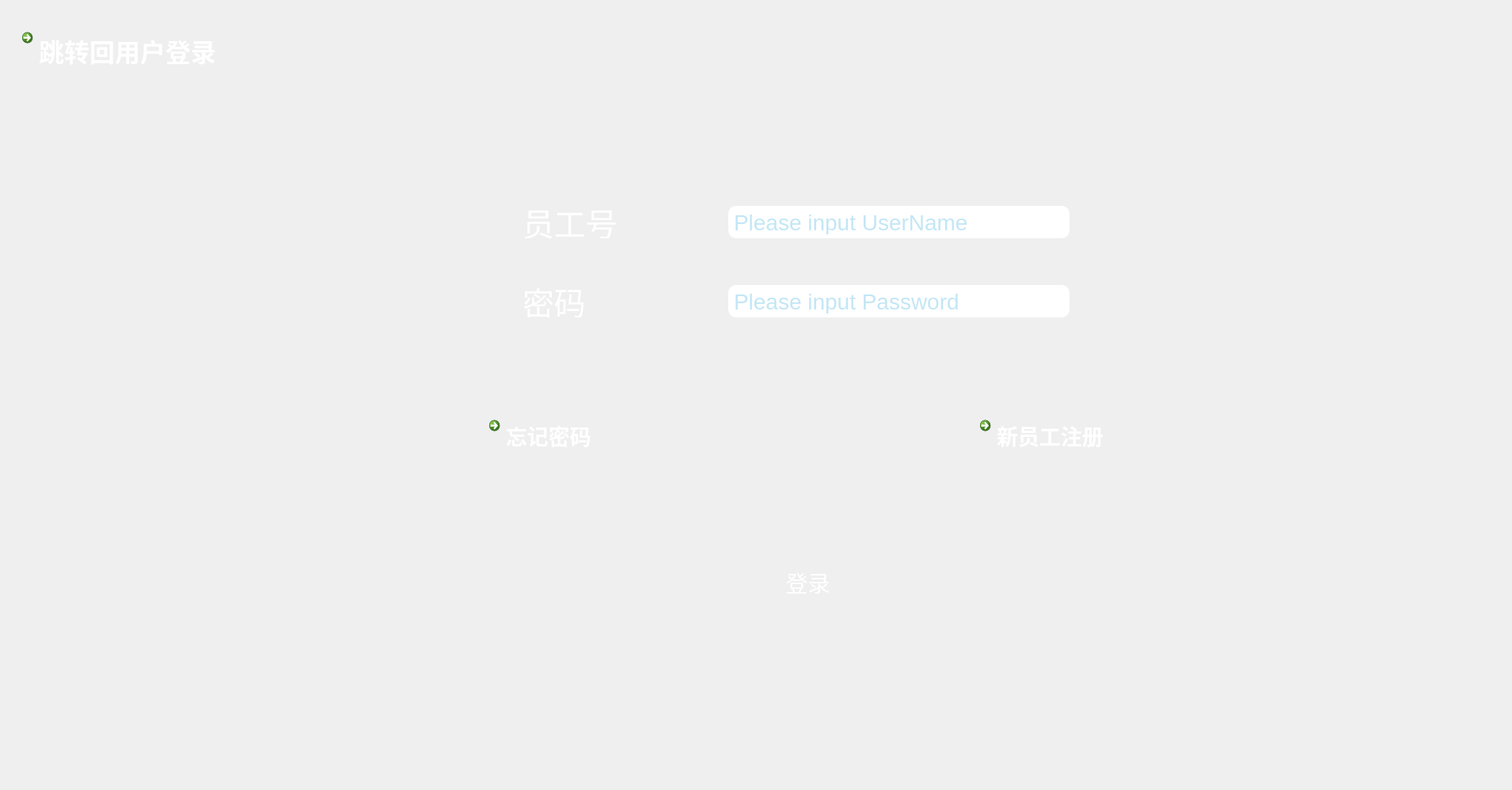
<?xml version="1.0" encoding="UTF-8"?>
<ui version="4.0">
 <class>manager1226</class>
 <widget class="QWidget" name="manager1226">
  <property name="geometry">
   <rect>
    <x>0</x>
    <y>0</y>
    <width>1910</width>
    <height>998</height>
   </rect>
  </property>
  <property name="windowTitle">
   <string>Form</string>
  </property>
  <widget class="QFrame" name="background">
   <property name="geometry">
    <rect>
     <x>0</x>
     <y>0</y>
     <width>1900</width>
     <height>998</height>
    </rect>
   </property>
   <property name="styleSheet">
    <string notr="true">

/* QFrame 样式 */
QFrame {
    border: solid 10px rgba(0, 0, 0);
    background-image: url(:/pictures/airplane3.jpg); /* 确保路径有效 */
    background-position: center; /* 居中显示 */
    background-repeat: no-repeat; /* 防止重复 */
    background-size: contain; /* 自动缩放填充窗口 */
}

QPushButton {
    font-family: &quot;Microsoft YaHei&quot;;
    font-size: 28px;
    color: white;
    background: qlineargradient(x1:0, y1:0, x2:1, y2:0,
                  stop:0 #FDC245, stop:1 #FB9E23);
border-radius: 20px;

}
QPushButton:hover {
background-color:#FAC85C;
}

QCommandLinkButton {
	font-family: &quot;Microsoft YaHei&quot;;
    background: transparent;   /* 背景透明 */
    color: white;              /* 字体颜色为白色 */
    font-size: 20pt;           /* 设置字体大小为10pt */
    border: none;              /* 去掉边框 */
    padding: 5px;              /* 调整按钮内部间距，可以根据需要微调 */
}

/* QLineEdit 样式 */
QLineEdit {
    color: skyblue;
   /* background-color: #506371;*/
	background-color: white;
    font-size: 28px; /* 提高字体大小 */
    border-style: outset;
    border-radius: 10px;
    font-family: &quot;Microsoft YaHei&quot;;
    padding: 5px; /* 增加内边距 */
}





QLabel {
    font-family: &quot;Microsoft YaHei&quot;;
    color: white;          /* 文字颜色设置为白色 */
	background-color: transparent;
    font-size: 40px;       /* 设置字体大小 */
}</string>
   </property>
   <property name="frameShape">
    <enum>QFrame::StyledPanel</enum>
   </property>
   <property name="frameShadow">
    <enum>QFrame::Raised</enum>
   </property>
   <widget class="QPushButton" name="loginButton">
    <property name="geometry">
     <rect>
      <x>920</x>
      <y>710</y>
      <width>201</width>
      <height>51</height>
     </rect>
    </property>
    <property name="text">
     <string>登录</string>
    </property>
   </widget>
   <widget class="QLineEdit" name="txt_password">
    <property name="geometry">
     <rect>
      <x>920</x>
      <y>360</y>
      <width>431</width>
      <height>41</height>
     </rect>
    </property>
    <property name="echoMode">
     <enum>QLineEdit::Password</enum>
    </property>
    <property name="placeholderText">
     <string>Please input Password</string>
    </property>
   </widget>
   <widget class="QLineEdit" name="txt_user">
    <property name="geometry">
     <rect>
      <x>920</x>
      <y>260</y>
      <width>431</width>
      <height>41</height>
     </rect>
    </property>
    <property name="autoFillBackground">
     <bool>false</bool>
    </property>
    <property name="placeholderText">
     <string>Please input UserName</string>
    </property>
   </widget>
   <widget class="QLabel" name="label_3">
    <property name="geometry">
     <rect>
      <x>660</x>
      <y>260</y>
      <width>151</width>
      <height>41</height>
     </rect>
    </property>
    <property name="styleSheet">
     <string notr="true">QLabel{
background-color: transparent;
}</string>
    </property>
    <property name="text">
     <string>员工号</string>
    </property>
   </widget>
   <widget class="QLabel" name="label_4">
    <property name="geometry">
     <rect>
      <x>660</x>
      <y>360</y>
      <width>151</width>
      <height>41</height>
     </rect>
    </property>
    <property name="text">
     <string>密码</string>
    </property>
   </widget>
   <widget class="QCommandLinkButton" name="registerButton">
    <property name="geometry">
     <rect>
      <x>1230</x>
      <y>520</y>
      <width>251</width>
      <height>61</height>
     </rect>
    </property>
    <property name="styleSheet">
     <string notr="true"/>
    </property>
    <property name="text">
     <string>新员工注册</string>
    </property>
    <property name="autoRepeatDelay">
     <number>100</number>
    </property>
   </widget>
   <widget class="QCommandLinkButton" name="forgetButton">
    <property name="geometry">
     <rect>
      <x>610</x>
      <y>520</y>
      <width>186</width>
      <height>51</height>
     </rect>
    </property>
    <property name="styleSheet">
     <string notr="true"/>
    </property>
    <property name="text">
     <string>忘记密码</string>
    </property>
   </widget>
   <widget class="QCommandLinkButton" name="userLogin">
    <property name="geometry">
     <rect>
      <x>20</x>
      <y>30</y>
      <width>371</width>
      <height>71</height>
     </rect>
    </property>
    <property name="styleSheet">
     <string notr="true">QCommandLinkButton {
	font-family: &quot;Microsoft YaHei&quot;;
    background: transparent;   /* 背景透明 */
    color: white;              /* 字体颜色为白色 */
    font-size: 24pt;           /* 设置字体大小为10pt */
    border: none;              /* 去掉边框 */
    padding: 5px;              /* 调整按钮内部间距，可以根据需要微调 */
}
</string>
    </property>
    <property name="text">
     <string>跳转回用户登录</string>
    </property>
   </widget>
  </widget>
 </widget>
 <resources/>
 <connections/>
</ui>
